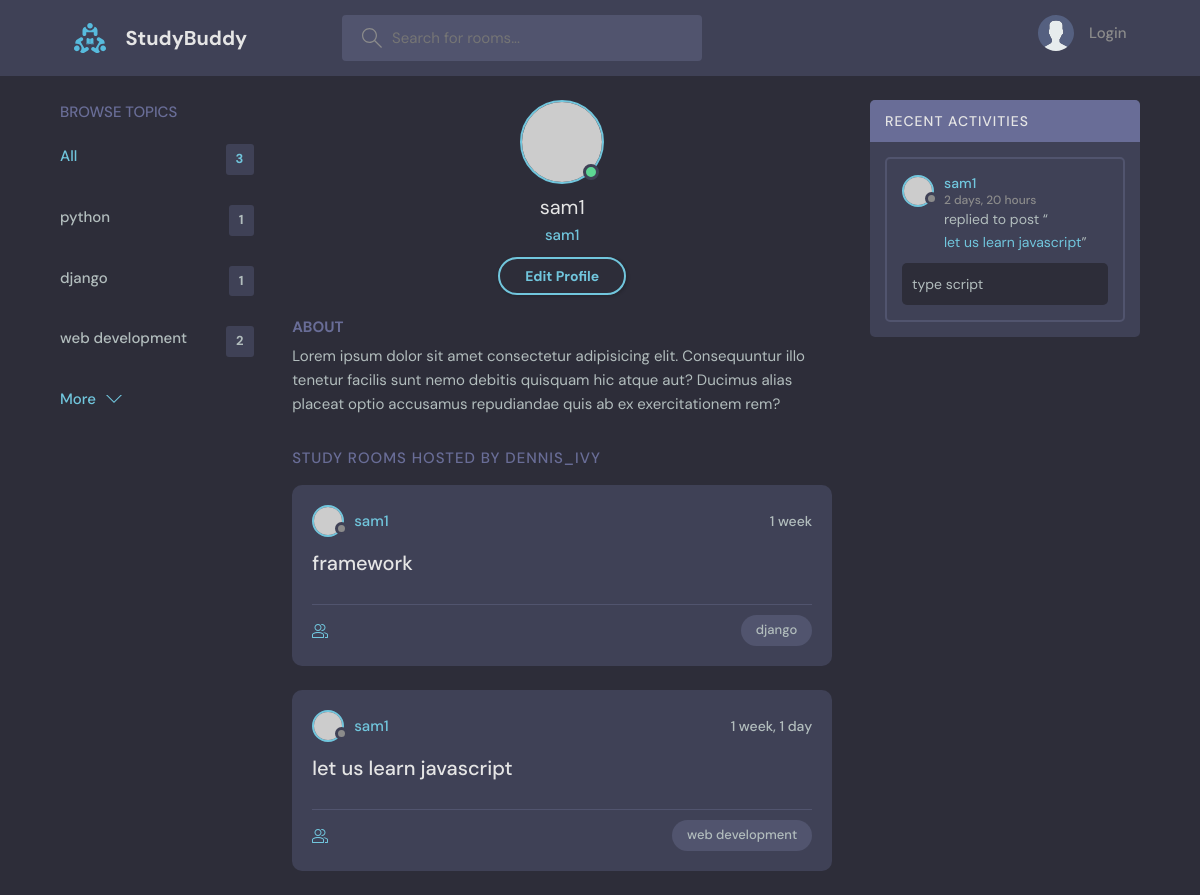
The page /user-profile/1/ on the database as committed earlier.
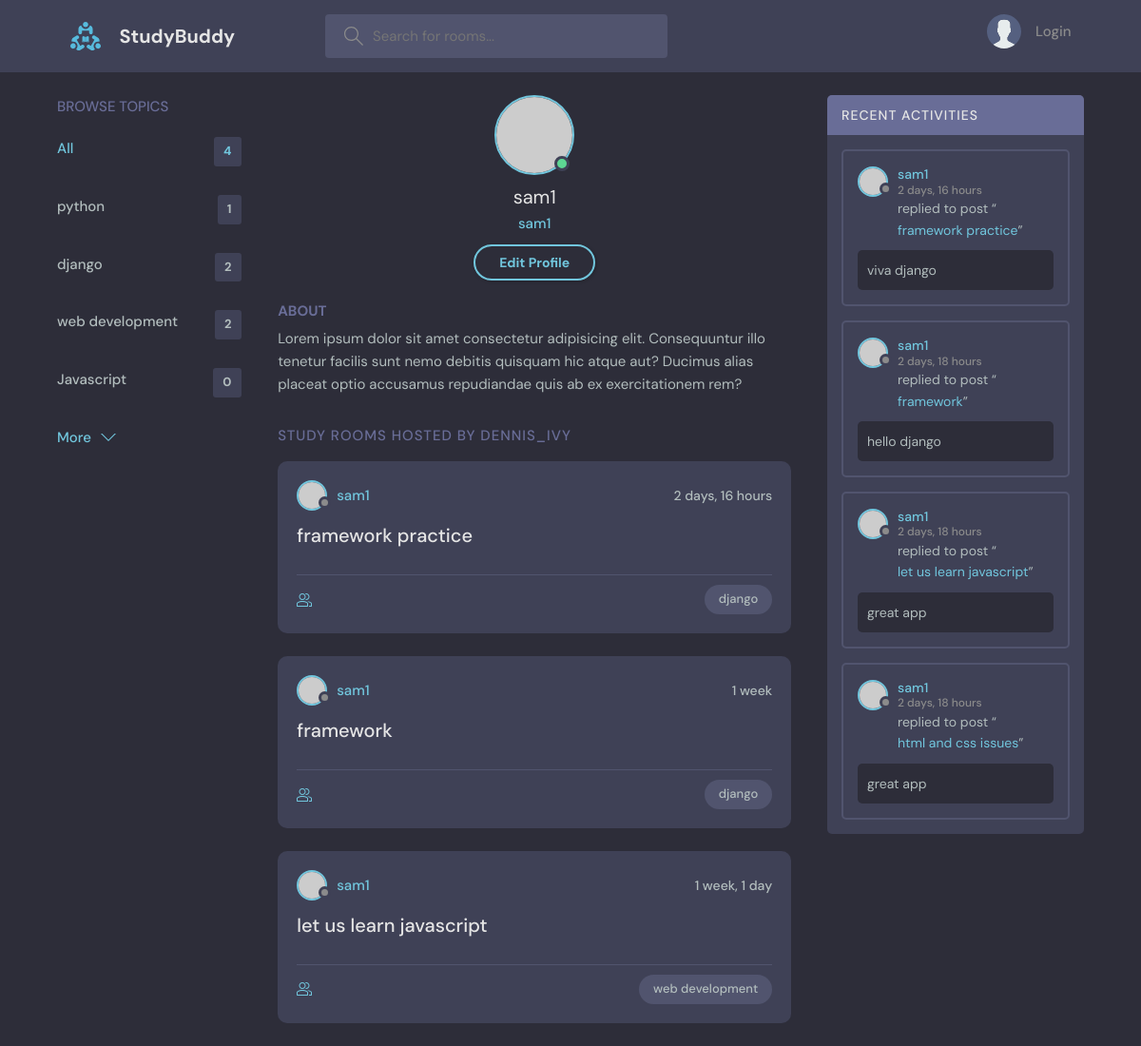
The same page on the database as committed later.
### base/models.py (models this page shows, shortened)
class topic(models.Model):
    name=models.CharField(max_length=200)

class Room(models.Model):
    host= models.ForeignKey(User,on_delete=models.SET_NULL,null=True)
    topic=models.ForeignKey(topic,on_delete=models.SET_NULL,null=True)
    name=models.CharField(max_length=200)
    participants=models.ManyToManyField(User,related_name='participants',blank=True)
    description=models.TextField(null=True,blank=True)
    updated=models.DateTimeField(auto_now=True)
    created=models.DateTimeField(auto_now_add=True)
    class Meta:
        ordering=['-updated','-created']
    def __str__(self):
        return self.name

class Message(models.Model):
    user= models.ForeignKey(User,on_delete=models.CASCADE)
    room= models.ForeignKey(Room,on_delete=models.CASCADE)
    body= models.TextField()
    updated=models.DateTimeField(auto_now=True)
    created=models.DateTimeField(auto_now_add=True)
    class Meta:
        ordering=['-updated','-created']

### base/views.py (the view)
def userProfile(request,pk):
    user=User.objects.get(id=pk)
    rooms=user.room_set.all()
    room_messages= user.message_set.all()
    topicss=topic.objects.all()
    context={'user':user,'rooms':rooms,'room_messages':room_messages,'topicss':topicss}
    return render(request,'base/profile.html',context)

### base/templates/base/profile.html
{% extends 'main.html'%}
{% block content %}
  <main class="profile-page layout layout--3">
    <div class="container">
      {% include 'base/topics_component.html'%}
      <div class="roomList">
        <div class="profile">
          <div class="profile__avatar">
            <div class="avatar avatar--large active">
              <img src="https://randomuser.me/api/portraits/men/11.jpg" />
            </div>
          </div>
          <div class="profile__info">
            <h3>{{user.username}}</h3>
            <p>{{user.username}}</p>
            <a href="edit-user.html" class="btn btn--main btn--pill">Edit Profile</a>
          </div>
          <div class="profile__about">
            <h3>About</h3>
            <p>
              Lorem ipsum dolor sit amet consectetur adipisicing elit. Consequuntur illo tenetur
              facilis sunt nemo debitis quisquam hic atque aut? Ducimus alias placeat optio
              accusamus repudiandae quis ab ex exercitationem rem?
            </p>
          </div>
        </div>
        <div class="roomList__header">
          <div>
            <h2>Study Rooms Hosted by dennis_ivy</a>
            </h2>
          </div>
        </div>
        {% include 'base/feed.html' %}
      </div>
      {%include 'base/activity_component.html' %}
    </div>
  </main>
</body>
{% endblock content %}

### templatess/main.html (shortened to what this page needs)
<!DOCTYPE html>
{% load static %}
<html lang="en">
  <head>
    <link rel="stylesheet" href="{% static 'styles/style.css' %}" />
  </head>
  <body>
    {% include 'navbar.html'%}
    {% block content %}
    {% endblock %}
  </body>
</html>

### templatess/navbar.html (shortened to what this page needs)
{%load static%}
<header class="header header--loggedIn">
    <div class="container">
      <a href="{% url 'home' %}" class="header__logo">
        <img src="{% static 'images/logo.svg' %}" />
        <h1>StudyBuddy</h1>
      </a>
      <form class="header__search" action="{% url 'home' %}">
        <label>
          <input name="q" placeholder="Search for rooms..." />
        </label>
      </form>
      <nav class="header__menu">
        {% if request.user.is_authenticated  %}
        <div class="header__user">
          <a href="{% url 'userProfile' user.id %}">
            <div class="avatar avatar--medium active">
              <img src="https://randomuser.me/api/portraits/men/37.jpg" />
            </div>
            <p> {{request.user.username}}<span>{{request.user.username}}</span></p>
          </a>
          <button class="dropdown-button">
            <svg version="1.1" xmlns="http://www.w3.org/2000/svg" width="32" height="32" viewBox="0 0 32 32">
              <title>chevron-down</title>
              <path d="M16 21l-13-13h-3l16 16 16-16h-3l-13 13z"></path>
            </svg>
          </button>
        </div>
        {% else %}
        <a href="{% url 'login' %}">
          <img src="{% static 'images/avatar.svg' %}" />
          <p>Login</p>
        </a>
    {% endif %}
      </nav>
    </div>
  </header>

### base/templates/base/topics_component.html
<div class="topics">
     <div class="topics__header">
       <h2>Browse Topics</h2>
     </div>
     <ul class="topics__list">
       <li>
         <a href="{% url 'home' %}" class="active">All <span>{{topicss.count}}</span></a>
       </li>
       {%for topic in topicss %}
       <li>
         <a href="{% url 'home' %}?q={{topic.name}}">{{topic.name}} <span>{{topic.room_set.all.count}}</span></a>
       </li>
       {%endfor%}
     </ul>
     <a class="btn btn--link" href="topics.html">
       More
       <svg version="1.1" xmlns="http://www.w3.org/2000/svg" width="32" height="32" viewBox="0 0 32 32">
         <title>chevron-down</title>
         <path d="M16 21l-13-13h-3l16 16 16-16h-3l-13 13z"></path>
       </svg>
     </a>
   </div>

### base/templates/base/feed.html (shortened to what this page needs)
{% for room in rooms %}
<div class="roomListRoom">
    <div class="roomListRoom__header">
      <a href="{% url 'userProfile' room.host.id %}" class="roomListRoom__author">
        <div class="avatar avatar--small">
          <img src="https://randomuser.me/api/portraits/women/11.jpg" />
        </div>
        <span>{{room.host.username}}</span>
      </a>
      <div class="roomListRoom__actions">
        <span>{{room.created|timesince}}</span>
      </div>
    </div>
    <div class="roomListRoom__content">
      <a href="{%url 'room' room.id %}">{{room.name}}</a>
    </div>
    <div class="roomListRoom__meta">
      <a href="{%url 'room' room.id %}" class="roomListRoom__joined">
      </a>
      <p class="roomListRoom__topic">{{room.topic.name}}</p>
    </div>
  </div>
  {% endfor %}

### base/templates/base/activity_component.html (shortened to what this page needs)
<div class="activities">
    <div class="activities__header">
      <h2>Recent Activities</h2>
    </div>
    {% for message in room_messages%}
    <div class="activities__box">
      <div class="activities__boxHeader roomListRoom__header">
        <a href="{% url 'userProfile' message.user.id %}" class="roomListRoom__author">
          <div class="avatar avatar--small">
            <img src="https://randomuser.me/api/portraits/women/11.jpg" />
          </div>
          <p>
            {{message.user}}
            <span>{{message.created|timesince}}</span>
          </p>
        </a>
      </div>
      <div class="activities__boxContent">
        <p>replied to post “<a href="{%url 'room' message.room.id %}">{{message.room}}</a>”</p>
        <div class="activities__boxRoomContent">
            {{message.body}}
        </div>
      </div>
    </div>
    {% endfor %}
  </div>

Rows that differ between the two databases and show on the page:
removed Message: user "sam1", created "2 days, 20 hours", room "let us learn javascript", body "type script"
computed for topic "django": room_set.all.count "1" → "2"
added topic: name "Javascript", room_set.all.count "0"
added Room: host.username "sam1", created "2 days, 16 hours", name "framework practice", topic.name "django"
added Message: user "sam1", created "2 days, 16 hours", room "framework practice", body "viva django"
added Message: user "sam1", created "2 days, 18 hours", room "framework", body "hello django"
added Message: user "sam1", created "2 days, 18 hours", room "let us learn javascript", body "great app"
added Message: user "sam1", created "2 days, 18 hours", room "html and css issues", body "great app"
Other text that changed with them:
{{ topicss.count }}: "3" → "4"
